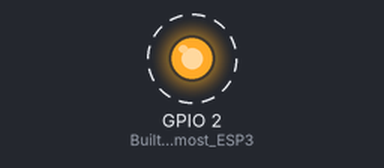
The sketch below on a simulated ESP32. On the bench: output pins drawn as LEDs (lit = HIGH). Dashed ring = blinking. What the sketch prints to the serial monitor is not drawn.

Above: at 1.5 s.
Timing chart, 0 to 5.6 s (numbered marks = the images above):
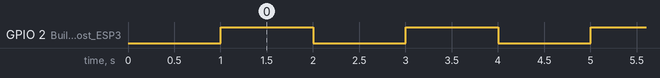

The sketch:

TestBlink.ino
```cpp
/*
 * Blink test for ESP32
 */
#include <Arduino.h>

void setup() {
  Serial.begin(115200);
  delay(1000);
  Serial.println("=== ESP32 Blink Test ===");
  pinMode(2, OUTPUT); // Built-in LED on most ESP32 boards
}

void loop() {
  Serial.println("LED ON");
  digitalWrite(2, HIGH);
  delay(1000);
  Serial.println("LED OFF");
  digitalWrite(2, LOW);
  delay(1000);
}
```

Measured:
- by itself, GPIO 2 (Built-in_LED_on_most_ESP3): alternates HIGH for 1.0 s and LOW for 1.0 s
